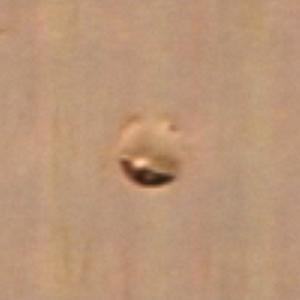
#> input picture tests/fixtures/pcb-ind/5810_t_007.jpg, 300 x 300 px
$ python -i data.py   (imports and definitions only)
#> lines starting #> are read from the running program, lines starting #| are printed output that depends on the picture
#> further down, picture is the input picture: PIL image 300x300 RGB; mean R, G, B 186.4, 149.7, 120.1
"""Audited PCB-IND ingestion and deterministic duplicate-group-aware splits."""

from __future__ import annotations

import argparse
from collections import Counter, defaultdict
import hashlib
import json
import math
from pathlib import Path
import random
import re

import numpy as np
from PIL import Image

CLASS_NAMES = (
    "mouse_bite",
    "missing_copper",
    "scratch",
    "spurious_copper",
    "copper_burr",
    "stain",
    "short",
    "open",
)
DATASET_ID = "pcb-ind-zenodo-19723114-v4"


# [41 lines left out: function parse_yolo, not called in this run]


def _fingerprint(image: Image.Image) -> tuple[str, int, np.ndarray]:
    rgb = image.convert("RGB")
    digest = hashlib.sha256(str(rgb.size).encode() + rgb.tobytes()).hexdigest()
    gray = np.asarray(rgb.convert("L").resize((32, 32), Image.Resampling.BILINEAR), dtype=np.int16)
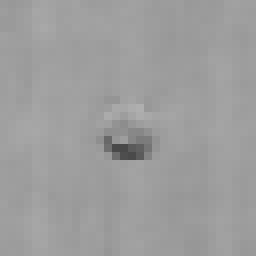
#> gray: shape (32, 32) int16 (shown 8 times larger); min 73, max 175, mean 157.3
    small = np.asarray(rgb.convert("L").resize((9, 8), Image.Resampling.BILINEAR))
    value = 0
    for bit in (small[:, 1:] > small[:, :-1]).flat:
        value = (value << 1) | int(bit)
#> this loop made 64 passes
#> (bit, value) on passes 2 to 13: (False, 2), (False, 4), (False, 8), (False, 16), (False, 32), (True, 65), (True, 131), (True, 263), (False, 526), (False, 1052), (True, 2105), (False, 4210)
#> value on pass 1: 1
#> after the loop, value = 9480801338755027602
    return digest, value, gray


# [276 lines left out: functions duplicate_groups, split_groups, validate_manifest, _write_immutable, prepare_dataset, not called in this run]


# [13 lines not run here, left out]

>>> from PIL import Image
>>> picture = Image.open('../../tests/fixtures/pcb-ind/5810_t_007.jpg')
>>> result = _fingerprint(picture)
